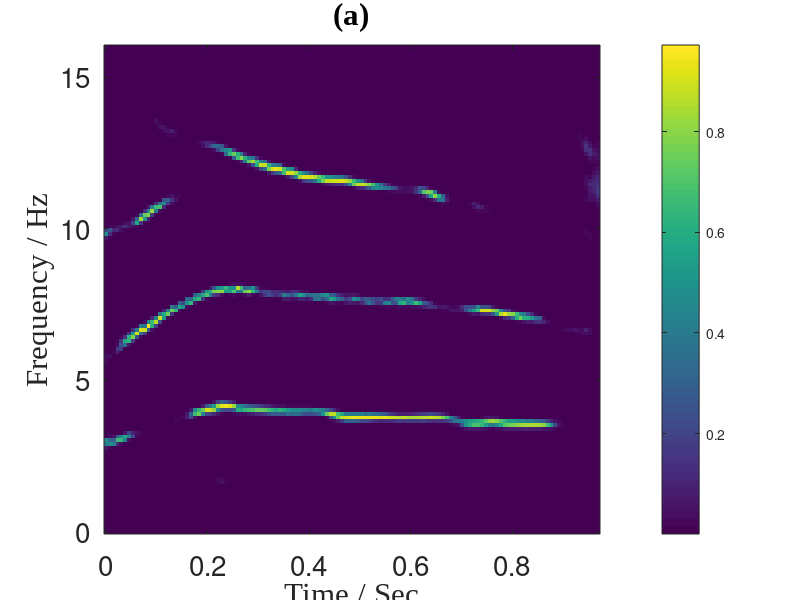
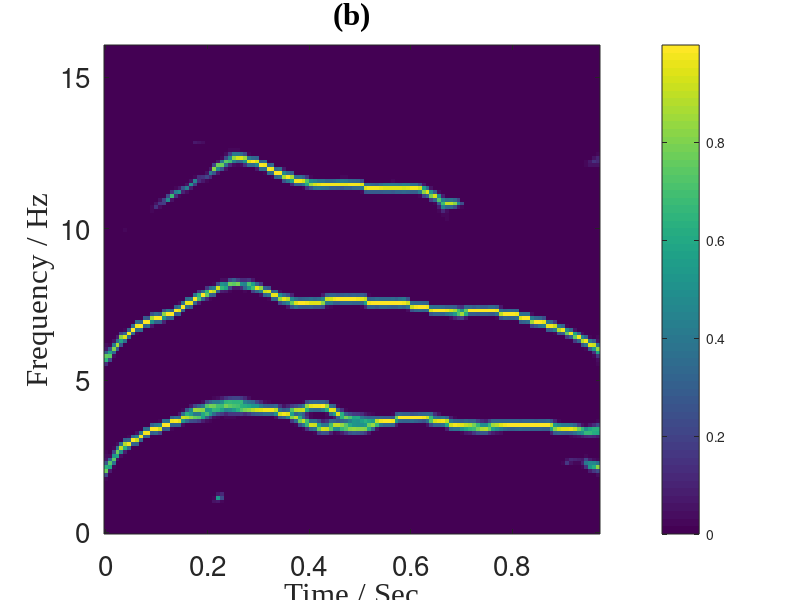
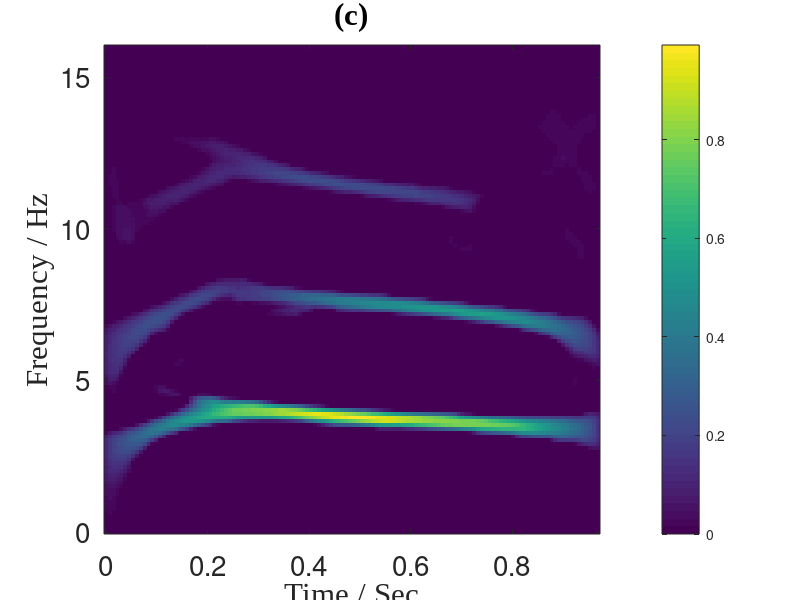

Write the MATLAB code that produced these figures, in order.
%  
%%  Author:
%     Mokhtar Mohammadi
%In this code we assume that the user add in this path the TFSAP toolboox.
%% Locating and Adding Functions Directory
clear all;
currentDirectory = pwd;
[upperPath, ~, ~] = fileparts(currentDirectory);
addpath([upperPath '/Core'])
addpath([upperPath '/TFSA5'])
addpath(['/Users/macbookpro/Desktop/untitled folder/Source1/TFSA5/win64_bin'])
SampFreq = 32;
t = 0:1/SampFreq:1-1/SampFreq;
f = linspace(0,SampFreq/2,128);
i=2;
load resultRealSingle;
%%%%%%%%%%%%%%%% ADTFD(2,30,16) %%%%%%%%%%%
% modelfile = 'model_train.h5';
% net = importKerasNetwork(modelfile)
%%%%%%%%%%%%%%%%%%%%
%%%%%%%%%%%%%%%%%%%%% Single view %%%%%%%%%%%%%%%%%%%%%%
figure;
imagesc(t,f,squeeze(yy(i,:,:,1))); 
% axis([0 1 -SampFreq/2 SampFreq/2]);
set(gcf,'Position',[20 100 640 500]);	    
xlabel('Time / Sec','FontSize',20,'FontName','Times New Roman');
ylabel('Frequency / Hz','FontSize',20,'FontName','Times New Roman');
set(gca,'YDir','normal');
title('(a)','FontSize',24,'FontName','Times New Roman');
set(gca,'FontSize',20);
colorbar;
print -dpng -r600 Fig7a
%%%%%%%%%%%%%%%%%%%%%%%%%%%%%%%%%
TF_f1m=sum(sum(abs( squeeze(yy(i,:,:))).^0.5)) /sum(sum(squeeze(yy(i,:,:))))
TF_f1s=(sum(sum(abs( squeeze(yy(i,:,:))).^0.5)))^2/sum(sum(squeeze(yy(i,:,:))))
%%%%%%%%%%%%%%%%%%%%%%%%%%% Multiple view CNN %%%%%%%%%%%%%%%%
load resultRealMultiple;

TF(:,:)=squeeze(yy(i,:,:,1));
% TF(TF<0.1*max(TF(:)))=0;
figure;
imagesc(t,f,TF); 
% axis([0 1 -SampFreq/2 SampFreq/2]);
set(gcf,'Position',[20 100 640 500]);	    
xlabel('Time / Sec','FontSize',20,'FontName','Times New Roman');
ylabel('Frequency / Hz','FontSize',20,'FontName','Times New Roman');
set(gca,'YDir','normal');
title('(b)','FontSize',24,'FontName','Times New Roman');
set(gca,'FontSize',20);
colorbar;
TF_f2m=sum(sum(abs( TF).^0.5)) /sum(sum(TF))
TF_f2s=(sum(sum(abs( TF).^0.5)))^2/sum(sum(TF))
print -dpng -r600 Fig7b

%%%%%%%%%%%%%%%%%%%%%%%%%%%%%%%%%% LO-ADTFD %%%%%%%%%%%%%%%%%%%
load adtfd_real_128;
TF1(:,:)=squeeze(yy(i,:,:,1));
TF2(:,:)=squeeze(yy(i,:,:,2));
TF=min(TF1,TF2);
figure;
imagesc(t,f,TF); 
% axis([0 1 -SampFreq/2 SampFreq/2]);
set(gcf,'Position',[20 100 640 500]);	    
xlabel('Time / Sec','FontSize',20,'FontName','Times New Roman');
ylabel('Frequency / Hz','FontSize',20,'FontName','Times New Roman');
set(gca,'YDir','normal');
title('(c)','FontSize',24,'FontName','Times New Roman');
set(gca,'FontSize',20);
colorbar;
TF_f3m=sum(sum(abs( TF).^0.5)) /sum(sum(TF))
TF_f3s=(sum(sum(abs( TF).^0.5)))^2/sum(sum(TF))
print -dpng -r600 Fig7c

